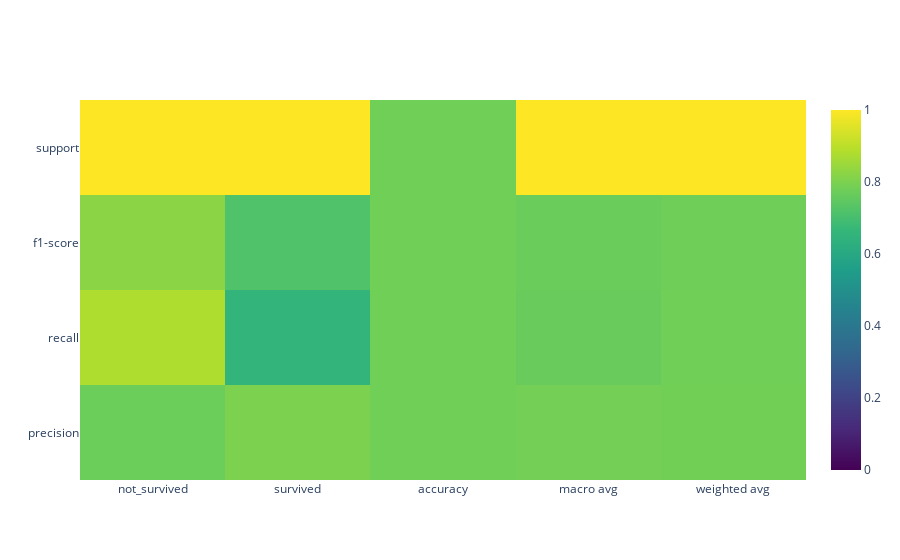

Notebook source saved alongside this figure:
### Code cell
cv.generate_classification_report(X_test, y_test, colorscale='Viridis', annot=True)

### Figure 1 — Plotly figure (JSON) as saved in the notebook; plotly's stock layout.template omitted (floating-point values rounded to 4 significant figures)
{"data": [{"colorscale": [[0, "#440154"], [0.1111, "#482878"], [0.2222, "#3e4989"], [0.3333, "#31688e"], [0.4444, "#26828e"], [0.5556, "#1f9e89"], [0.6667, "#35b779"], [0.7778, "#6ece58"], [0.8889, "#b5de2b"], [1, "#fde725"]], "text": [[0.7714, 0.8, 0.7814, 0.7857, 0.7837], [0.878, 0.6522, 0.7814, 0.7651, 0.7814], [0.8213, 0.7186, 0.7814, 0.7699, 0.7773], [123, 92, 0.7814, 215, 215]], "type": "heatmap", "x": ["not_survived", "survived", "accuracy", "macro avg", "weighted avg"], "y": ["precision", "recall", "f1-score", "support"], "z": [[0.7714, 0.8, 0.7814, 0.7857, 0.7837], [0.878, 0.6522, 0.7814, 0.7651, 0.7814], [0.8213, 0.7186, 0.7814, 0.7699, 0.7773], [123, 92, 0.7814, 215, 215]], "zmax": 1, "zmin": 0}], "layout": {}}
